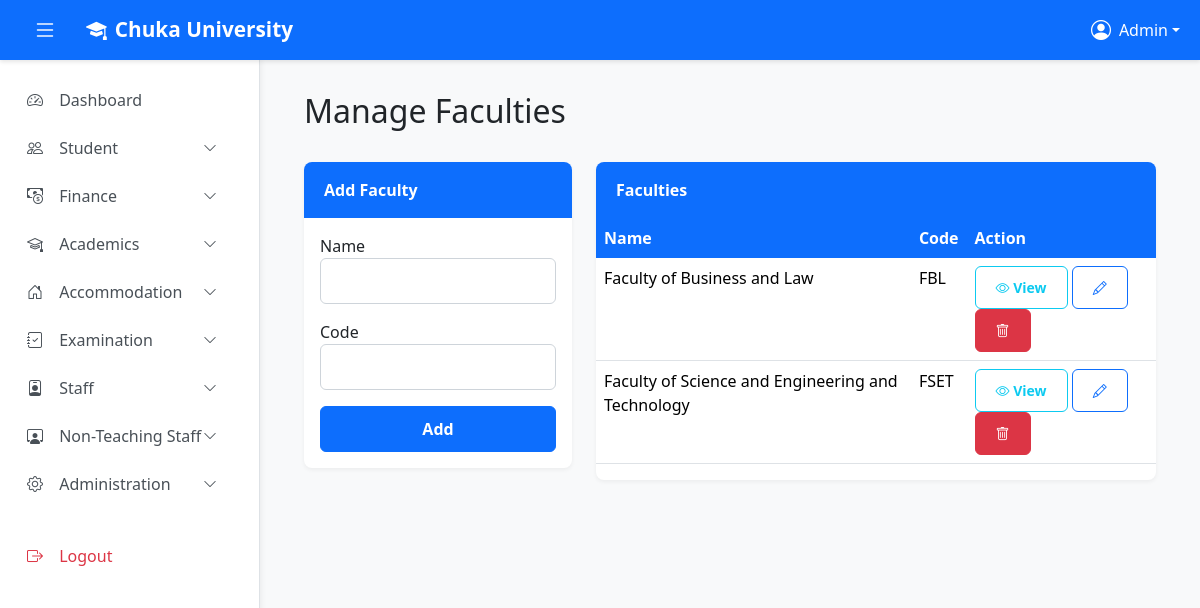
The app's page /admin/faculties/manage.php (signed in) with its own data.
### tables this page shows
CREATE TABLE `faculties` (
  `id` int(11) NOT NULL AUTO_INCREMENT,
  `faculty_name` varchar(100) NOT NULL,
  `faculty_code` varchar(10) NOT NULL,
  `created_at` timestamp NOT NULL DEFAULT current_timestamp(),
  PRIMARY KEY (`id`),
  UNIQUE KEY `faculty_code` (`faculty_code`)
);

### admin/faculties/manage.php (the view, shortened to what this page needs)
<?php
require_once '../../config.php';
$faculties = $conn->query("SELECT * FROM faculties ORDER BY faculty_name ASC")->fetch_all(MYSQLI_ASSOC);
?>
<!DOCTYPE html>
<html lang="en">
<head>
    <link href="https://cdn.jsdelivr.net/npm/bootstrap@5.3.3/dist/css/bootstrap.min.css" rel="stylesheet">
    <link href="https://cdn.jsdelivr.net/npm/bootstrap-icons@1.11.3/font/bootstrap-icons.css" rel="stylesheet">
    <link href="../assets/main.css" rel="stylesheet"/>
</head>
<body>
    <?php include '../partials/top_navbar.php'; ?>
    <?php include '../partials/sidebar.php'; ?>
    <main class="main-content" id="mainContent">
        <div class="container-fluid">
            <div class="row mb-4"><div class="col-12"><h2>Manage Faculties</h2></div></div>
            <div class="row">
                <div class="col-lg-4">
                    <div class="card">
                        <div class="card-header">Add Faculty</div>
                        <div class="card-body">
                            <form method="post">
                                <div class="mb-3"><label>Name</label><input type="text" name="faculty_name" class="form-control" required></div>
                                <div class="mb-3"><label>Code</label><input type="text" name="faculty_code" class="form-control" required></div>
                                <button class="btn btn-primary w-100">Add</button>
                            </form>
                        </div>
                    </div>
                </div>
                <div class="col-lg-8">
                    <div class="card">
                        <div class="card-header">Faculties</div>
                        <div class="card-body p-0">
                            <table class="table table-hover">
                                <thead><tr><th>Name</th><th>Code</th><th>Action</th></tr></thead>
                                <tbody>
                                    <?php foreach ($faculties as $f): ?>
                                    <tr>
                                        <td><?php echo htmlspecialchars($f['faculty_name']); ?></td>
                                        <td><?php echo htmlspecialchars($f['faculty_code']); ?></td>
                                        <td>
                                            <a href="view.php?id=<?php echo $f['id']; ?>" class="btn btn-sm btn-outline-info">
                                                <i class="bi bi-eye"></i> View
                                            </a>
                                            <button class="btn btn-sm btn-outline-primary edit-faculty-btn"
                                                data-bs-toggle="modal" data-bs-target="#editFacultyModal"
                                                data-id="<?php echo $f['id']; ?>"
                                                data-name="<?php echo htmlspecialchars($f['faculty_name']); ?>"
                                                data-code="<?php echo htmlspecialchars($f['faculty_code']); ?>">
                                                <i class="bi bi-pencil"></i>
                                            </button>
                                            <form method="post" class="d-inline" onsubmit="return confirm('Delete? This will remove all programs, courses, and units under this faculty.');">
                                                <button class="btn btn-sm btn-danger"><i class="bi bi-trash"></i></button>
                                            </form>
                                        </td>
                                    </tr>
                                    <?php endforeach; ?>
                                </tbody>
                            </table>
                        </div>
                    </div>
                </div>
            </div>
        </div>
    </main>
</html>

### admin/assets/main.css (style rules this page uses)
:root { --sidebar-width: 260px; --navbar-height: 60px; }
body { background-color: #f8f9fa; font-family: 'Segoe UI', Tahoma, Geneva, Verdana, sans-serif; }
.main-content { margin-top: var(--navbar-height); margin-left: var(--sidebar-width); transition: margin-left 0.3s ease; padding: 2rem; }
.card { border: none; border-radius: 8px; box-shadow: 0 2px 4px rgba(0, 0, 0, 0.05); margin-bottom: 1.5rem; }
.card-header { background-color: #0d6efd; color: white; border: none; border-radius: 8px 8px 0 0 !important; padding: 1rem 1.25rem; font-weight: 600; }
.table thead th { background-color: #0d6efd; color: white; border: none; font-weight: 600; white-space: nowrap; }
.table tbody tr { transition: background-color 0.2s ease; }
.form-control, .form-select { border-radius: 6px; border: 1px solid #ced4da; padding: 0.625rem 0.875rem; }
.btn { border-radius: 6px; padding: 0.625rem 1.25rem; font-weight: 600; }
.btn-primary { background-color: #0d6efd; border-color: #0d6efd; }

### records on screen
faculties: faculty_name "Faculty of Business and Law", faculty_code "FBL"
faculties: faculty_name "Faculty of Science and Engineering and Technology", faculty_code "FSET"

### other values on screen
$admin_name "Admin"
